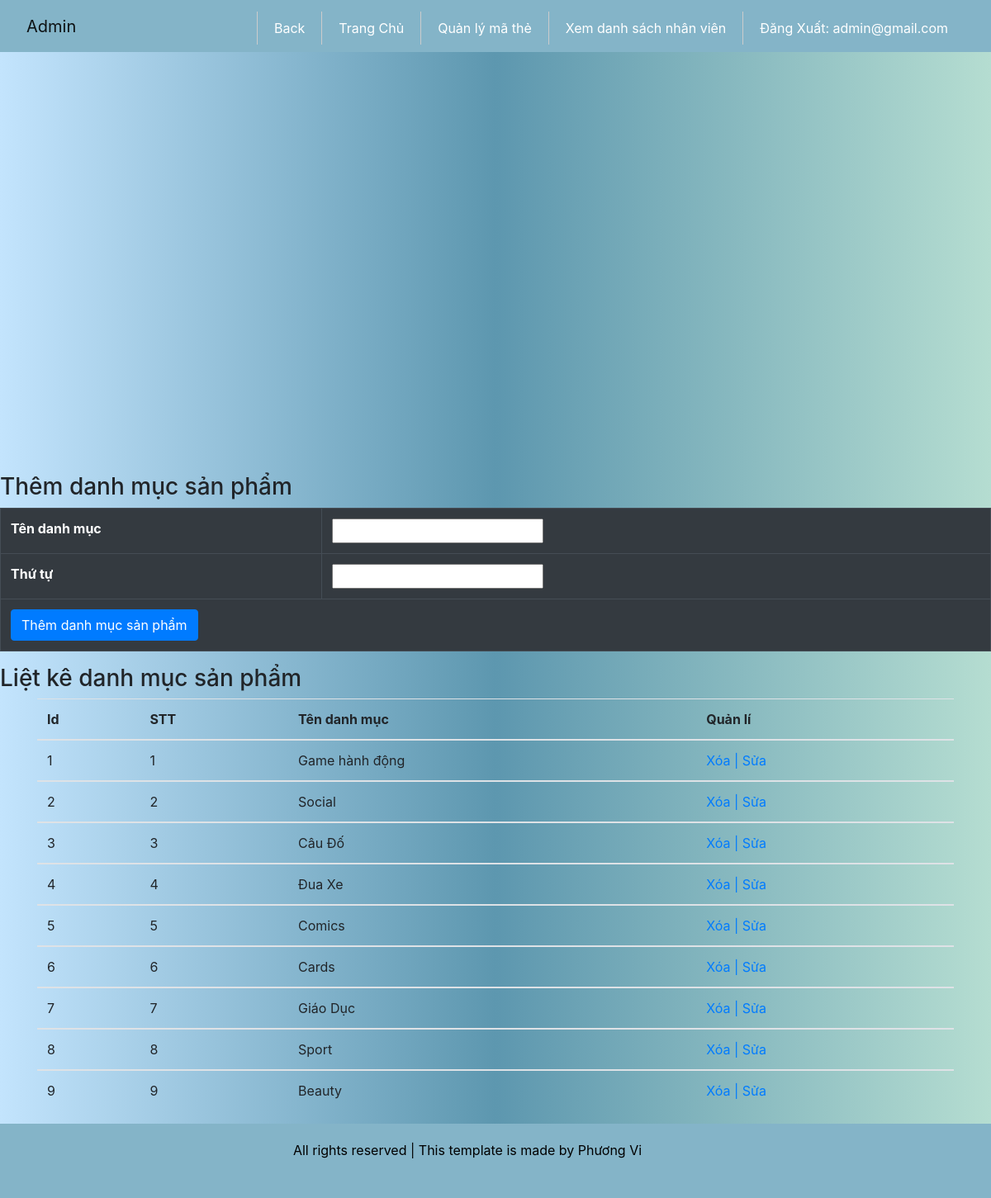
Page /source/admin/index.php?action=quanlydanhmuc&query=them (signed in) on the committed database.
### tables this page shows
CREATE TABLE `tbl_danhmuc` (
  `ten_danhmuc` varchar(100) NOT NULL,
  `thutu` int(11) NOT NULL
);

### source/admin/modules/quanlidanhmuc/lietke.php (the view)
<?php
$sql_lietke="SELECT * FROM tbl_danhmuc ORDER BY thutu asc  ";
$row_lietke=mysqli_query($mysqli,$sql_lietke);
 ?>
 <h3>Liệt kê danh mục sản phẩm </h3>
<div class="container" >
  <table class="table table-hover" width="100%" >
    <thead>
      <tr>
       <th>Id</th>
    <th>STT</th>
    <th>Tên danh mục</th>
     <th>Quản lí</th>
      </tr>
</thead>
<?php
    $i=0;
    while($row=mysqli_fetch_array($row_lietke)) {
        $i++;
   ?>
    <tbody >
      <tr>
        <td><?php echo $i ?></td>
      <td><?php echo $row['thutu'] ?></td>
    <td><?php echo $row['ten_danhmuc'] ?></td>
    <td>
        <a href="modules/quanlidanhmuc/xuly.php?thutu=<?php echo $row['thutu']?> ">Xóa  |</a>
        <a href="?action=quanlidanhmuc&query=sua&thutu=<?php echo $row['thutu']?>">Sửa</a>
    </td>
      </tr>
    </tbody>
  <?php
}
   ?>
  </table>
</div>

### source/style.css (style rules this page uses)
body { background-image: linear-gradient(to left ,#b5ddd1,rgb(93 151 175),#c3e4fd) !important; }
body { width: 100%; background-image: linear-gradient(to left ,#b5ddd1,rgb(93 151 175),#c3e4fd) !important; font-family: 'Gamja Flower'; }

### rows in the picture
tbl_danhmuc: thutu "1", ten_danhmuc "Game hành động"
tbl_danhmuc: thutu "2", ten_danhmuc "Social"
tbl_danhmuc: thutu "3", ten_danhmuc "Câu Đố"
tbl_danhmuc: thutu "4", ten_danhmuc "Đua Xe"
tbl_danhmuc: thutu "5", ten_danhmuc "Comics"
tbl_danhmuc: thutu "6", ten_danhmuc "Cards"
tbl_danhmuc: thutu "7", ten_danhmuc "Giáo Dục"
tbl_danhmuc: thutu "8", ten_danhmuc "Sport"
tbl_danhmuc: thutu "9", ten_danhmuc "Beauty"

### other values in the picture
$_SESSION['dangnhap'] "admin@gmail.com"
